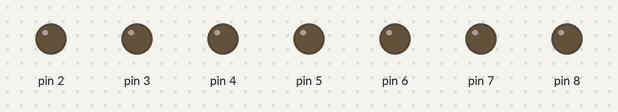
A sketch run on a simulated Arduino Uno, built with avr-gcc and run on an emulated ATmega328P. Parts: output pins drawn as LEDs (lit = HIGH).

Above: at 0.2 s.
At 0.7 s:
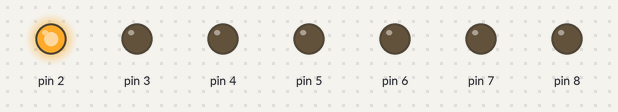
At 1.2 s:
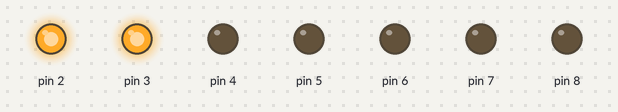
At 2.2 s:
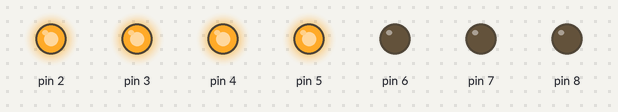
At 3.2 s:
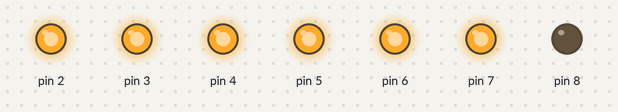
At 4.7 s:
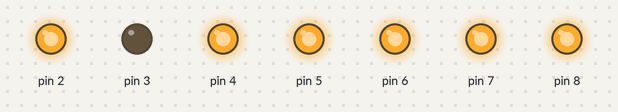
Timing chart, 0 to 5.2 s (numbered marks = the images above):
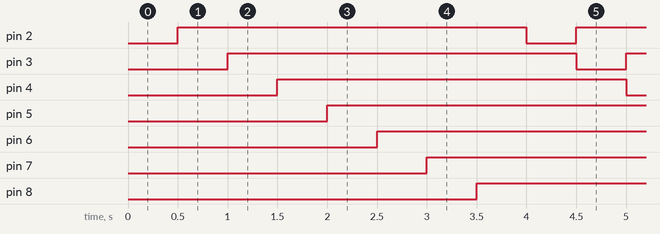

The sketch:

display_7segmentos.ino
```cpp
int segA = 3;

void setup() {
  for (int i=2; i<9; ++i){
      pinMode(i,OUTPUT);
  }
}

void loop(){
    for (int i=2; i<10; ++i){
        digitalWrite(i,LOW);
        delay(500);
        digitalWrite(i,HIGH);
    }
    //digitalWrite(7,HIGH);
}
```

Measured:
- by itself, pin 2–8: alternates HIGH for 3.5 s and LOW for 0.50 s
